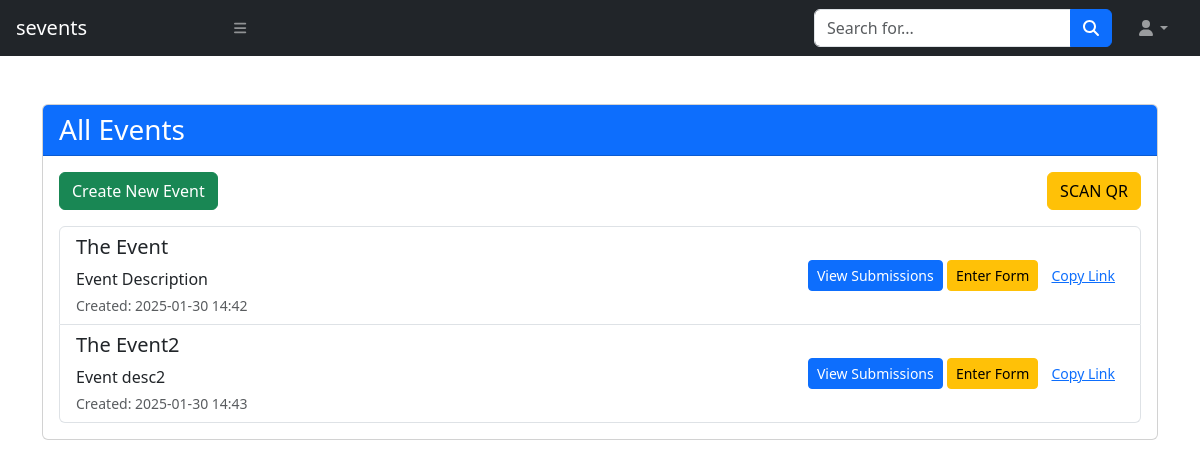
Page /form on the committed database.
### models.py (models this page shows)
class FormModel(Base):
    __tablename__ = "forms"
    id = Column(Integer, primary_key=True, index=True)
    title = Column(String)
    description = Column(String)
    created_at = Column(DateTime, default=lambda: datetime.now(pytz.timezone('Asia/Bangkok')))
    submissions = relationship("Submission", back_populates="form")

### routers/form.py (the view)
@router.get("")
async def read_root(request: Request, db: db_dependency):
    forms = db.query(FormModel).all()
    return templates.TemplateResponse("form.html", {
        "request": request,
        "forms": forms
    })

### templates/form.html (shortened to what this page needs)
{% include 'base.html' %}
<div class="container py-5">
    <div class="card mb-4">
        <div class="card-header bg-primary text-white">
            <h3 class="mb-0">All Events</h3>
        </div>
        <div class="card-body">
            <a class="btn btn-success mb-3" data-bs-toggle="modal" data-bs-target="#newFormModal">Create New Event</a>
            <a class="btn btn-warning mb-3 float-end" href="/qr/scan-real">SCAN QR</a>
            <div class="list-group">
                {% for form in forms %}
                <div class="list-group-item">
                    <div class="d-flex flex-column flex-md-row justify-content-between align-items-start align-items-md-center">
                        <div class="flex-grow-1 me-md-3" style="min-width: 0;">
                            <h5 class="text-truncate">{{ form.title }}</h5>
                            <p class="mb-0 text-break"
                               style="max-height: 3em; overflow: hidden; text-overflow: ellipsis; display: -webkit-box; -webkit-line-clamp: 2; -webkit-box-orient: vertical;">
                                {{ form.description }}
                            </p>
                            <small class="text-muted d-block mt-1">
                                Created: {{ form.created_at.strftime('%Y-%m-%d %H:%M') }}
                            </small>
                        </div>
                        <div class="mt-2 mt-md-0 flex-shrink-0">
                            <a href="/form/forms/{{ form.id }}" class="btn btn-primary btn-sm">
                                View Submissions
                            </a>
                            <a href="/submission/create/{{ form.id }}" class="btn btn-warning btn-sm">
                                Enter Form
                            </a>
                            <button class="btn btn-link btn-sm" onclick="copyLink('/submission/create/{{ form.id }}')">
                                Copy Link
                            </button>
                        </div>
                    </div>
                </div>
                {% endfor %}
            </div>
        </div>
    </div>
</div>

### rows in the picture
FormModel: title "The Event", description "Event Description", created_at "2025-01-30 14:42"
FormModel: title "The Event2", description "Event desc2", created_at "2025-01-30 14:43"
